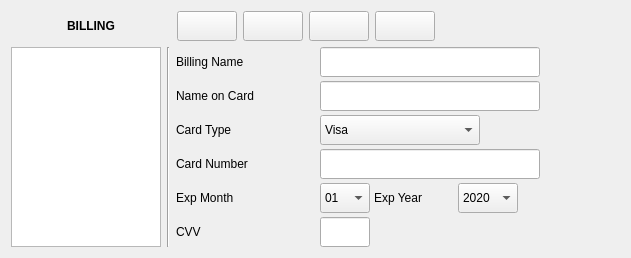
             <widget class="QWidget" name="tab_billing">
              <attribute name="title">
               <string/>
              </attribute>
              <layout class="QVBoxLayout" name="verticalLayout_21">
               <item>
                <layout class="QVBoxLayout" name="verticalLayout_15">
                 <item>
                  <layout class="QHBoxLayout" name="horizontalLayout_35">
                   <item>
                    <widget class="QLabel" name="label_title_billing">
                     <property name="sizePolicy">
                      <sizepolicy hsizetype="Fixed" vsizetype="Fixed">
                       <horstretch>0</horstretch>
                       <verstretch>0</verstretch>
                      </sizepolicy>
                     </property>
                     <property name="minimumSize">
                      <size>
                       <width>160</width>
                       <height>30</height>
                      </size>
                     </property>
                     <property name="maximumSize">
                      <size>
                       <width>160</width>
                       <height>30</height>
                      </size>
                     </property>
                     <property name="font">
                      <font>
                       <weight>75</weight>
                       <bold>true</bold>
                      </font>
                     </property>
                     <property name="text">
                      <string>BILLING</string>
                     </property>
                     <property name="alignment">
                      <set>Qt::AlignCenter</set>
                     </property>
                    </widget>
                   </item>
                   <item>
                    <widget class="QPushButton" name="push_button_new_billing">
                     <property name="sizePolicy">
                      <sizepolicy hsizetype="Fixed" vsizetype="Fixed">
                       <horstretch>0</horstretch>
                       <verstretch>0</verstretch>
                      </sizepolicy>
                     </property>
                     <property name="minimumSize">
                      <size>
                       <width>60</width>
                       <height>30</height>
                      </size>
                     </property>
                     <property name="maximumSize">
                      <size>
                       <width>16777215</width>
                       <height>30</height>
                      </size>
                     </property>
                     <property name="text">
                      <string/>
                     </property>
                    </widget>
                   </item>
                   <item>
                    <widget class="QPushButton" name="push_button_save_billing">
                     <property name="sizePolicy">
                      <sizepolicy hsizetype="Fixed" vsizetype="Fixed">
                       <horstretch>0</horstretch>
                       <verstretch>0</verstretch>
                      </sizepolicy>
                     </property>
                     <property name="minimumSize">
                      <size>
                       <width>60</width>
                       <height>30</height>
                      </size>
                     </property>
                     <property name="maximumSize">
                      <size>
                       <width>16777215</width>
                       <height>30</height>
                      </size>
                     </property>
                     <property name="text">
                      <string/>
                     </property>
                    </widget>
                   </item>
                   <item>
                    <widget class="QPushButton" name="push_button_delete_billing">
                     <property name="sizePolicy">
                      <sizepolicy hsizetype="Fixed" vsizetype="Fixed">
                       <horstretch>0</horstretch>
                       <verstretch>0</verstretch>
                      </sizepolicy>
                     </property>
                     <property name="minimumSize">
                      <size>
                       <width>60</width>
                       <height>30</height>
                      </size>
                     </property>
                     <property name="maximumSize">
                      <size>
                       <width>16777215</width>
                       <height>30</height>
                      </size>
                     </property>
                     <property name="text">
                      <string/>
                     </property>
                    </widget>
                   </item>
                   <item>
                    <widget class="QPushButton" name="push_button_delete_all_billing">
                     <property name="sizePolicy">
                      <sizepolicy hsizetype="Fixed" vsizetype="Fixed">
                       <horstretch>0</horstretch>
                       <verstretch>0</verstretch>
                      </sizepolicy>
                     </property>
                     <property name="minimumSize">
                      <size>
                       <width>60</width>
                       <height>30</height>
                      </size>
                     </property>
                     <property name="maximumSize">
                      <size>
                       <width>16777215</width>
                       <height>30</height>
                      </size>
                     </property>
                     <property name="text">
                      <string/>
                     </property>
                    </widget>
                   </item>
                   <item>
                    <spacer name="horizontalSpacer_4">
                     <property name="orientation">
                      <enum>Qt::Horizontal</enum>
                     </property>
                     <property name="sizeHint" stdset="0">
                      <size>
                       <width>40</width>
                       <height>20</height>
                      </size>
                     </property>
                    </spacer>
                   </item>
                  </layout>
                 </item>
                 <item>
                  <layout class="QHBoxLayout" name="horizontalLayout_42">
                   <item>
                    <widget class="QListWidget" name="list_widget_billing">
                     <property name="sizePolicy">
                      <sizepolicy hsizetype="Fixed" vsizetype="Ignored">
                       <horstretch>0</horstretch>
                       <verstretch>0</verstretch>
                      </sizepolicy>
                     </property>
                     <property name="minimumSize">
                      <size>
                       <width>150</width>
                       <height>0</height>
                      </size>
                     </property>
                     <property name="maximumSize">
                      <size>
                       <width>150</width>
                       <height>16777215</height>
                      </size>
                     </property>
                    </widget>
                   </item>
                   <item>
                    <widget class="Line" name="line_4">
                     <property name="orientation">
                      <enum>Qt::Vertical</enum>
                     </property>
                    </widget>
                   </item>
                   <item>
                    <layout class="QVBoxLayout" name="verticalLayout_14">
                     <property name="spacing">
                      <number>4</number>
                     </property>
                     <item>
                      <layout class="QHBoxLayout" name="horizontalLayout_36">
                       <item>
                        <widget class="QLabel" name="label_25">
                         <property name="sizePolicy">
                          <sizepolicy hsizetype="Fixed" vsizetype="Fixed">
                           <horstretch>0</horstretch>
                           <verstretch>0</verstretch>
                          </sizepolicy>
                         </property>
                         <property name="minimumSize">
                          <size>
                           <width>140</width>
                           <height>30</height>
                          </size>
                         </property>
                         <property name="maximumSize">
                          <size>
                           <width>140</width>
                           <height>30</height>
                          </size>
                         </property>
                         <property name="text">
                          <string>Billing Name</string>
                         </property>
                        </widget>
                       </item>
                       <item>
                        <widget class="QLineEdit" name="line_edit_billing_name">
                         <property name="sizePolicy">
                          <sizepolicy hsizetype="Fixed" vsizetype="Fixed">
                           <horstretch>0</horstretch>
                           <verstretch>0</verstretch>
                          </sizepolicy>
                         </property>
                         <property name="minimumSize">
                          <size>
                           <width>220</width>
                           <height>30</height>
                          </size>
                         </property>
                         <property name="maximumSize">
                          <size>
                           <width>220</width>
                           <height>30</height>
                          </size>
                         </property>
                        </widget>
                       </item>
                       <item>
                        <spacer name="horizontalSpacer_23">
                         <property name="orientation">
                          <enum>Qt::Horizontal</enum>
                         </property>
                         <property name="sizeHint" stdset="0">
                          <size>
                           <width>40</width>
                           <height>20</height>
                          </size>
                         </property>
                        </spacer>
                       </item>
                      </layout>
                     </item>
                     <item>
                      <layout class="QHBoxLayout" name="horizontalLayout_37">
                       <item>
                        <widget class="QLabel" name="label_26">
                         <property name="sizePolicy">
                          <sizepolicy hsizetype="Fixed" vsizetype="Fixed">
                           <horstretch>0</horstretch>
                           <verstretch>0</verstretch>
                          </sizepolicy>
                         </property>
                         <property name="minimumSize">
                          <size>
                           <width>140</width>
                           <height>30</height>
                          </size>
                         </property>
                         <property name="maximumSize">
                          <size>
                           <width>140</width>
                           <height>30</height>
                          </size>
                         </property>
                         <property name="text">
                          <string>Name on Card</string>
                         </property>
                        </widget>
                       </item>
                       <item>
                        <widget class="QLineEdit" name="line_edit_name_on_card">
                         <property name="sizePolicy">
                          <sizepolicy hsizetype="Fixed" vsizetype="Fixed">
                           <horstretch>0</horstretch>
                           <verstretch>0</verstretch>
                          </sizepolicy>
                         </property>
                         <property name="minimumSize">
                          <size>
                           <width>220</width>
                           <height>30</height>
                          </size>
                         </property>
                         <property name="maximumSize">
                          <size>
                           <width>220</width>
                           <height>30</height>
                          </size>
                         </property>
                        </widget>
                       </item>
                       <item>
                        <spacer name="horizontalSpacer_22">
                         <property name="orientation">
                          <enum>Qt::Horizontal</enum>
                         </property>
                         <property name="sizeHint" stdset="0">
                          <size>
                           <width>40</width>
                           <height>20</height>
                          </size>
                         </property>
                        </spacer>
                       </item>
                      </layout>
                     </item>
                     <item>
                      <layout class="QHBoxLayout" name="horizontalLayout_38">
                       <item>
                        <widget class="QLabel" name="label_27">
                         <property name="sizePolicy">
                          <sizepolicy hsizetype="Fixed" vsizetype="Fixed">
                           <horstretch>0</horstretch>
                           <verstretch>0</verstretch>
                          </sizepolicy>
                         </property>
                         <property name="minimumSize">
                          <size>
                           <width>140</width>
                           <height>30</height>
                          </size>
                         </property>
                         <property name="maximumSize">
                          <size>
                           <width>140</width>
                           <height>30</height>
                          </size>
                         </property>
                         <property name="text">
                          <string>Card Type</string>
                         </property>
                        </widget>
                       </item>
                       <item>
                        <widget class="QComboBox" name="combo_box_card_type">
                         <property name="sizePolicy">
                          <sizepolicy hsizetype="Fixed" vsizetype="Fixed">
                           <horstretch>0</horstretch>
                           <verstretch>0</verstretch>
                          </sizepolicy>
                         </property>
                         <property name="minimumSize">
                          <size>
                           <width>160</width>
                           <height>30</height>
                          </size>
                         </property>
                         <property name="maximumSize">
                          <size>
                           <width>160</width>
                           <height>30</height>
                          </size>
                         </property>
                         <item>
                          <property name="text">
                           <string>Visa</string>
                          </property>
                         </item>
                         <item>
                          <property name="text">
                           <string>Discover</string>
                          </property>
                         </item>
                         <item>
                          <property name="text">
                           <string>Mastercard</string>
                          </property>
                         </item>
                         <item>
                          <property name="text">
                           <string>AMEX</string>
                          </property>
                         </item>
                        </widget>
                       </item>
                       <item>
                        <spacer name="horizontalSpacer_15">
                         <property name="orientation">
                          <enum>Qt::Horizontal</enum>
                         </property>
                         <property name="sizeHint" stdset="0">
                          <size>
                           <width>40</width>
                           <height>20</height>
                          </size>
                         </property>
                        </spacer>
                       </item>
                      </layout>
                     </item>
                     <item>
                      <layout class="QHBoxLayout" name="horizontalLayout_39">
                       <item>
                        <widget class="QLabel" name="label_28">
                         <property name="sizePolicy">
                          <sizepolicy hsizetype="Fixed" vsizetype="Fixed">
                           <horstretch>0</horstretch>
                           <verstretch>0</verstretch>
                          </sizepolicy>
                         </property>
                         <property name="minimumSize">
                          <size>
                           <width>140</width>
                           <height>30</height>
                          </size>
                         </property>
                         <property name="maximumSize">
                          <size>
                           <width>140</width>
                           <height>30</height>
                          </size>
                         </property>
                         <property name="text">
                          <string>Card Number</string>
                         </property>
                        </widget>
                       </item>
                       <item>
                        <widget class="QLineEdit" name="line_edit_card_number">
                         <property name="sizePolicy">
                          <sizepolicy hsizetype="Fixed" vsizetype="Fixed">
                           <horstretch>0</horstretch>
                           <verstretch>0</verstretch>
                          </sizepolicy>
                         </property>
                         <property name="minimumSize">
                          <size>
                           <width>220</width>
                           <height>30</height>
                          </size>
                         </property>
                         <property name="maximumSize">
                          <size>
                           <width>220</width>
                           <height>30</height>
                          </size>
                         </property>
                        </widget>
                       </item>
                       <item>
                        <spacer name="horizontalSpacer_21">
                         <property name="orientation">
                          <enum>Qt::Horizontal</enum>
                         </property>
                         <property name="sizeHint" stdset="0">
                          <size>
                           <width>40</width>
                           <height>20</height>
                          </size>
                         </property>
                        </spacer>
                       </item>
                      </layout>
                     </item>
                     <item>
                      <layout class="QHBoxLayout" name="horizontalLayout_40">
                       <item>
                        <widget class="QLabel" name="label_29">
                         <property name="sizePolicy">
                          <sizepolicy hsizetype="Fixed" vsizetype="Fixed">
                           <horstretch>0</horstretch>
                           <verstretch>0</verstretch>
                          </sizepolicy>
                         </property>
                         <property name="minimumSize">
                          <size>
                           <width>140</width>
                           <height>30</height>
                          </size>
                         </property>
                         <property name="maximumSize">
                          <size>
                           <width>140</width>
                           <height>30</height>
                          </size>
                         </property>
                         <property name="text">
                          <string>Exp Month</string>
                         </property>
                        </widget>
                       </item>
                       <item>
                        <widget class="QComboBox" name="combo_box_exp_month">
                         <property name="sizePolicy">
                          <sizepolicy hsizetype="Fixed" vsizetype="Fixed">
                           <horstretch>0</horstretch>
                           <verstretch>0</verstretch>
                          </sizepolicy>
                         </property>
                         <property name="minimumSize">
                          <size>
                           <width>50</width>
                           <height>30</height>
                          </size>
                         </property>
                         <property name="maximumSize">
                          <size>
                           <width>50</width>
                           <height>30</height>
                          </size>
                         </property>
                         <item>
                          <property name="text">
                           <string>01</string>
                          </property>
                         </item>
                         <item>
                          <property name="text">
                           <string>02</string>
                          </property>
                         </item>
                         <item>
                          <property name="text">
                           <string>03</string>
                          </property>
                         </item>
                         <item>
                          <property name="text">
                           <string>04</string>
                          </property>
                         </item>
                         <item>
                          <property name="text">
                           <string>05</string>
                          </property>
                         </item>
                         <item>
                          <property name="text">
                           <string>06</string>
                          </property>
                         </item>
                         <item>
                          <property name="text">
                           <string>07</string>
                          </property>
                         </item>
                         <item>
                          <property name="text">
                           <string>08</string>
                          </property>
                         </item>
                         <item>
                          <property name="text">
                           <string>09</string>
                          </property>
                         </item>
                         <item>
                          <property name="text">
                           <string>10</string>
                          </property>
                         </item>
                         <item>
                          <property name="text">
                           <string>11</string>
                          </property>
                         </item>
                         <item>
                          <property name="text">
                           <string>12</string>
                          </property>
                         </item>
                        </widget>
                       </item>
                       <item>
                        <widget class="QLabel" name="label_30">
                         <property name="sizePolicy">
                          <sizepolicy hsizetype="Fixed" vsizetype="Fixed">
                           <horstretch>0</horstretch>
                           <verstretch>0</verstretch>
                          </sizepolicy>
                         </property>
                         <property name="minimumSize">
                          <size>
                           <width>80</width>
                           <height>30</height>
                          </size>
                         </property>
                         <property name="maximumSize">
                          <size>
                           <width>80</width>
                           <height>30</height>
                          </size>
                         </property>
                         <property name="text">
                          <string>Exp Year</string>
                         </property>
                        </widget>
                       </item>
                       <item>
                        <widget class="QComboBox" name="combo_box_exp_year">
                         <property name="sizePolicy">
                          <sizepolicy hsizetype="Fixed" vsizetype="Fixed">
                           <horstretch>0</horstretch>
                           <verstretch>0</verstretch>
                          </sizepolicy>
                         </property>
                         <property name="minimumSize">
                          <size>
                           <width>60</width>
                           <height>30</height>
                          </size>
                         </property>
                         <property name="maximumSize">
                          <size>
                           <width>60</width>
                           <height>30</height>
                          </size>
                         </property>
                         <item>
                          <property name="text">
                           <string>2020</string>
                          </property>
                         </item>
                         <item>
                          <property name="text">
                           <string>2021</string>
                          </property>
                         </item>
                         <item>
                          <property name="text">
                           <string>2022</string>
                          </property>
                         </item>
                         <item>
                          <property name="text">
                           <string>2023</string>
                          </property>
                         </item>
                         <item>
                          <property name="text">
                           <string>2024</string>
                          </property>
                         </item>
                         <item>
                          <property name="text">
                           <string>2025</string>
                          </property>
                         </item>
                         <item>
                          <property name="text">
                           <string>2026</string>
                          </property>
                         </item>
                         <item>
                          <property name="text">
                           <string>2027</string>
                          </property>
                         </item>
                         <item>
                          <property name="text">
                           <string>2028</string>
                          </property>
                         </item>
                         <item>
                          <property name="text">
                           <string>2029</string>
                          </property>
                         </item>
                         <item>
                          <property name="text">
                           <string>2030</string>
                          </property>
                         </item>
                        </widget>
                       </item>
                       <item>
                        <spacer name="horizontalSpacer_20">
                         <property name="orientation">
                          <enum>Qt::Horizontal</enum>
                         </property>
                         <property name="sizeHint" stdset="0">
                          <size>
                           <width>40</width>
                           <height>20</height>
                          </size>
                         </property>
                        </spacer>
                       </item>
                      </layout>
                     </item>
                     <item>
                      <layout class="QHBoxLayout" name="horizontalLayout_41">
                       <item>
                        <widget class="QLabel" name="label_31">
                         <property name="sizePolicy">
                          <sizepolicy hsizetype="Fixed" vsizetype="Fixed">
                           <horstretch>0</horstretch>
                           <verstretch>0</verstretch>
                          </sizepolicy>
                         </property>
                         <property name="minimumSize">
                          <size>
                           <width>140</width>
                           <height>30</height>
                          </size>
                         </property>
                         <property name="maximumSize">
                          <size>
                           <width>140</width>
                           <height>30</height>
                          </size>
                         </property>
                         <property name="text">
                          <string>CVV</string>
                         </property>
                        </widget>
                       </item>
                       <item>
                        <widget class="QLineEdit" name="line_edit_cvv">
                         <property name="sizePolicy">
                          <sizepolicy hsizetype="Fixed" vsizetype="Fixed">
                           <horstretch>0</horstretch>
                           <verstretch>0</verstretch>
                          </sizepolicy>
                         </property>
                         <property name="minimumSize">
                          <size>
                           <width>50</width>
                           <height>30</height>
                          </size>
                         </property>
                         <property name="maximumSize">
                          <size>
                           <width>50</width>
                           <height>30</height>
                          </size>
                         </property>
                         <property name="maxLength">
                          <number>4</number>
                         </property>
                        </widget>
                       </item>
                       <item>
                        <spacer name="horizontalSpacer_18">
                         <property name="orientation">
                          <enum>Qt::Horizontal</enum>
                         </property>
                         <property name="sizeHint" stdset="0">
                          <size>
                           <width>40</width>
                           <height>20</height>
                          </size>
                         </property>
                        </spacer>
                       </item>
                      </layout>
                     </item>
                     <item>
                      <spacer name="verticalSpacer_2">
                       <property name="orientation">
                        <enum>Qt::Vertical</enum>
                       </property>
                       <property name="sizeHint" stdset="0">
                        <size>
                         <width>20</width>
                         <height>0</height>
                        </size>
                       </property>
                      </spacer>
                     </item>
                    </layout>
                   </item>
                   <item>
                    <spacer name="horizontalSpacer_6">
                     <property name="orientation">
                      <enum>Qt::Horizontal</enum>
                     </property>
                     <property name="sizeHint" stdset="0">
                      <size>
                       <width>40</width>
                       <height>20</height>
                      </size>
                     </property>
                    </spacer>
                   </item>
                  </layout>
                 </item>
                </layout>
               </item>
              </layout>
             </widget>
